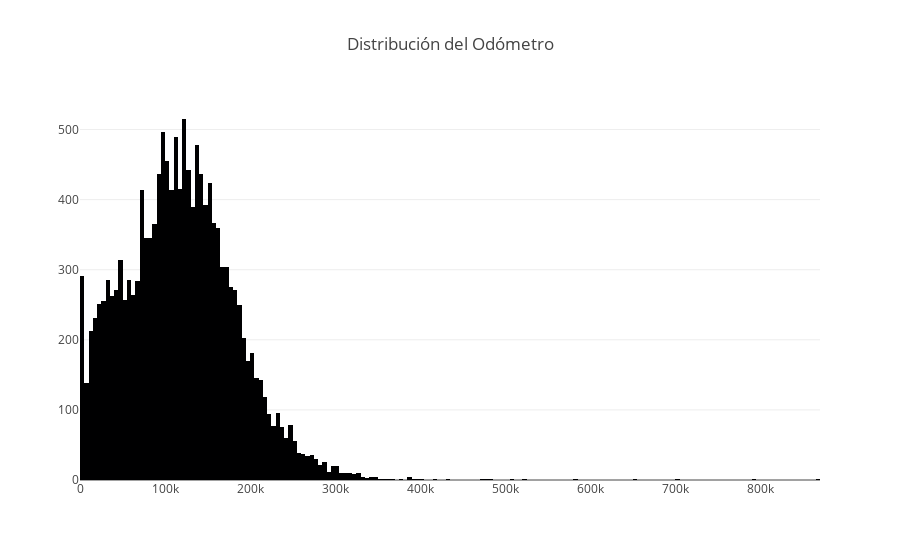

The cell this chart's notebook holds for it:
### Code cell
fig = go.Figure(data=[go.Histogram(x=car_data['odometer'])]) # Crear un histograma utilizando plotly.graph_objects
# Se crea una figura vacía y luego se añade un rastro de histograma
fig.update_layout(title_text='Distribución del Odómetro') # Opcional: Puedes añadir un título al gráfico si lo deseas
fig.show()# Mostrar el gráfico Plotly

### Figure 1 — Plotly figure (JSON) as saved in the notebook; plotly's stock layout.template omitted (floating-point values rounded to 4 significant figures; data arrays with more than 128 entries replaced by an {"elided": "..."} marker saying what was removed)
{"data": [{"type": "histogram", "x": {"elided": "14852 float values"}}], "layout": {"title": {"text": "Distribución del Odómetro"}}}
